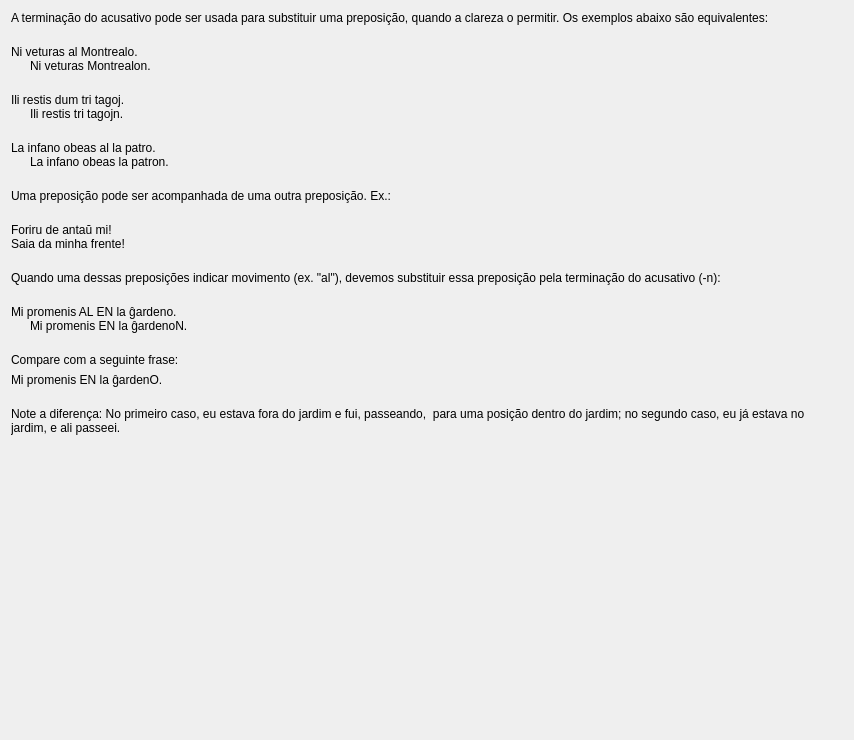
         <widget class="QWidget" name="scrollAreaWidgetContents_8">
          <property name="geometry">
           <rect>
            <x>0</x>
            <y>0</y>
            <width>854</width>
            <height>740</height>
           </rect>
          </property>
          <layout class="QVBoxLayout" name="verticalLayout_35">
           <property name="spacing">
            <number>20</number>
           </property>
           <item>
            <widget class="QLabel" name="Lec07_Label556">
             <property name="text">
              <string>A terminação do acusativo pode ser usada para substituir uma preposição, quando a clareza o permitir. Os exemplos abaixo são equivalentes:</string>
             </property>
             <property name="wordWrap">
              <bool>true</bool>
             </property>
            </widget>
           </item>
           <item>
            <layout class="QVBoxLayout" name="verticalLayout_13">
             <property name="spacing">
              <number>0</number>
             </property>
             <item>
              <widget class="klakbutono_nova" name="Lec07_Button564">
               <property name="text">
                <string>Ni veturas al Montrealo.</string>
               </property>
               <property name="wordWrap">
                <bool>true</bool>
               </property>
              </widget>
             </item>
             <item>
              <layout class="QHBoxLayout" name="horizontalLayout_2">
               <property name="spacing">
                <number>12</number>
               </property>
               <item>
                <widget class="QLabel" name="label_136">
                 <property name="sizePolicy">
                  <sizepolicy hsizetype="Maximum" vsizetype="Preferred">
                   <horstretch>0</horstretch>
                   <verstretch>0</verstretch>
                  </sizepolicy>
                 </property>
                 <property name="text">
                  <string/>
                 </property>
                 <property name="pixmap">
                  <pixmap resource="ikonoj.qrc">:/ikonoj/egala.png</pixmap>
                 </property>
                 <property name="tipo" stdset="0">
                  <string>egala</string>
                 </property>
                </widget>
               </item>
               <item>
                <widget class="klakbutono_nova" name="Lec07_Button565">
                 <property name="text">
                  <string>Ni veturas Montrealon.</string>
                 </property>
                 <property name="wordWrap">
                  <bool>true</bool>
                 </property>
                </widget>
               </item>
              </layout>
             </item>
            </layout>
           </item>
           <item>
            <layout class="QVBoxLayout" name="verticalLayout_29">
             <property name="spacing">
              <number>0</number>
             </property>
             <item>
              <widget class="klakbutono_nova" name="Lec07_Button566">
               <property name="text">
                <string>Ili restis dum tri tagoj.</string>
               </property>
               <property name="wordWrap">
                <bool>true</bool>
               </property>
              </widget>
             </item>
             <item>
              <layout class="QHBoxLayout" name="horizontalLayout_3">
               <property name="spacing">
                <number>12</number>
               </property>
               <item>
                <widget class="QLabel" name="label_190">
                 <property name="sizePolicy">
                  <sizepolicy hsizetype="Maximum" vsizetype="Preferred">
                   <horstretch>0</horstretch>
                   <verstretch>0</verstretch>
                  </sizepolicy>
                 </property>
                 <property name="text">
                  <string/>
                 </property>
                 <property name="pixmap">
                  <pixmap resource="ikonoj.qrc">:/ikonoj/egala.png</pixmap>
                 </property>
                 <property name="tipo" stdset="0">
                  <string>egala</string>
                 </property>
                </widget>
               </item>
               <item>
                <widget class="klakbutono_nova" name="Lec07_Button567">
                 <property name="text">
                  <string>Ili restis tri tagojn.</string>
                 </property>
                 <property name="wordWrap">
                  <bool>true</bool>
                 </property>
                </widget>
               </item>
              </layout>
             </item>
            </layout>
           </item>
           <item>
            <layout class="QVBoxLayout" name="verticalLayout_30">
             <property name="spacing">
              <number>0</number>
             </property>
             <item>
              <widget class="klakbutono_nova" name="Lec07_Button569">
               <property name="text">
                <string>La infano obeas al la patro.</string>
               </property>
               <property name="wordWrap">
                <bool>true</bool>
               </property>
              </widget>
             </item>
             <item>
              <layout class="QHBoxLayout" name="horizontalLayout_4">
               <property name="spacing">
                <number>12</number>
               </property>
               <item>
                <widget class="QLabel" name="label_191">
                 <property name="sizePolicy">
                  <sizepolicy hsizetype="Maximum" vsizetype="Preferred">
                   <horstretch>0</horstretch>
                   <verstretch>0</verstretch>
                  </sizepolicy>
                 </property>
                 <property name="text">
                  <string/>
                 </property>
                 <property name="pixmap">
                  <pixmap resource="ikonoj.qrc">:/ikonoj/egala.png</pixmap>
                 </property>
                 <property name="tipo" stdset="0">
                  <string>egala</string>
                 </property>
                </widget>
               </item>
               <item>
                <widget class="klakbutono_nova" name="Lec07_Button568">
                 <property name="text">
                  <string>La infano obeas la patron.</string>
                 </property>
                 <property name="wordWrap">
                  <bool>true</bool>
                 </property>
                </widget>
               </item>
              </layout>
             </item>
            </layout>
           </item>
           <item>
            <layout class="QVBoxLayout" name="verticalLayout_33">
             <item>
              <widget class="QLabel" name="Lec07_Label557">
               <property name="text">
                <string>Uma preposição pode ser acompanhada de uma outra preposição. Ex.:</string>
               </property>
               <property name="wordWrap">
                <bool>true</bool>
               </property>
              </widget>
             </item>
             <item>
              <layout class="QVBoxLayout" name="verticalLayout_37">
               <property name="spacing">
                <number>0</number>
               </property>
               <item>
                <widget class="klakbutono_nova" name="Lec07_Button570">
                 <property name="text">
                  <string>Foriru de antaŭ mi!</string>
                 </property>
                 <property name="wordWrap">
                  <bool>true</bool>
                 </property>
                </widget>
               </item>
               <item>
                <widget class="QLabel" name="Lec07_Label558">
                 <property name="text">
                  <string>Saia da minha frente!</string>
                 </property>
                 <property name="wordWrap">
                  <bool>true</bool>
                 </property>
                </widget>
               </item>
              </layout>
             </item>
            </layout>
           </item>
           <item>
            <layout class="QVBoxLayout" name="verticalLayout_32">
             <item>
              <widget class="QLabel" name="Lec07_Label559">
               <property name="text">
                <string>Quando uma dessas preposições indicar movimento (ex. &quot;al&quot;), devemos substituir essa preposição pela terminação do acusativo (-n):</string>
               </property>
               <property name="wordWrap">
                <bool>true</bool>
               </property>
              </widget>
             </item>
             <item>
              <layout class="QVBoxLayout" name="verticalLayout_31">
               <property name="spacing">
                <number>0</number>
               </property>
               <item>
                <widget class="klakbutono_nova" name="Lec07_Button571">
                 <property name="text">
                  <string>Mi promenis AL EN la ĝardeno.</string>
                 </property>
                 <property name="wordWrap">
                  <bool>true</bool>
                 </property>
                </widget>
               </item>
               <item>
                <layout class="QHBoxLayout" name="horizontalLayout_5">
                 <property name="spacing">
                  <number>12</number>
                 </property>
                 <item>
                  <widget class="label_sago" name="label_200">
                   <property name="sizePolicy">
                    <sizepolicy hsizetype="Maximum" vsizetype="Preferred">
                     <horstretch>0</horstretch>
                     <verstretch>0</verstretch>
                    </sizepolicy>
                   </property>
                   <property name="text">
                    <string/>
                   </property>
                   <property name="pixmap">
                    <pixmap resource="ikonoj.qrc">:/ikonoj/sago_antauen.png</pixmap>
                   </property>
                  </widget>
                 </item>
                 <item>
                  <widget class="klakbutono_nova" name="Lec07_Button572">
                   <property name="text">
                    <string>Mi promenis EN la ĝardenoN.</string>
                   </property>
                   <property name="wordWrap">
                    <bool>true</bool>
                   </property>
                  </widget>
                 </item>
                </layout>
               </item>
              </layout>
             </item>
            </layout>
           </item>
           <item>
            <layout class="QVBoxLayout" name="verticalLayout_34">
             <property name="spacing">
              <number>6</number>
             </property>
             <item>
              <widget class="QLabel" name="Lec07_Label560">
               <property name="text">
                <string>Compare com a seguinte frase:</string>
               </property>
               <property name="wordWrap">
                <bool>true</bool>
               </property>
              </widget>
             </item>
             <item>
              <widget class="klakbutono_nova" name="Lec07_Button573">
               <property name="text">
                <string>Mi promenis EN la ĝardenO.</string>
               </property>
               <property name="wordWrap">
                <bool>true</bool>
               </property>
              </widget>
             </item>
            </layout>
           </item>
           <item>
            <widget class="QLabel" name="Lec07_Label561">
             <property name="text">
              <string>Note a diferença: No primeiro caso, eu estava fora do jardim e fui, passeando,  para uma posição dentro do jardim; no segundo caso, eu já estava no jardim, e ali passeei.</string>
             </property>
             <property name="wordWrap">
              <bool>true</bool>
             </property>
            </widget>
           </item>
           <item>
            <spacer name="verticalSpacer_8">
             <property name="orientation">
              <enum>Qt::Vertical</enum>
             </property>
             <property name="sizeHint" stdset="0">
              <size>
               <width>20</width>
               <height>40</height>
              </size>
             </property>
            </spacer>
           </item>
          </layout>
         </widget>
